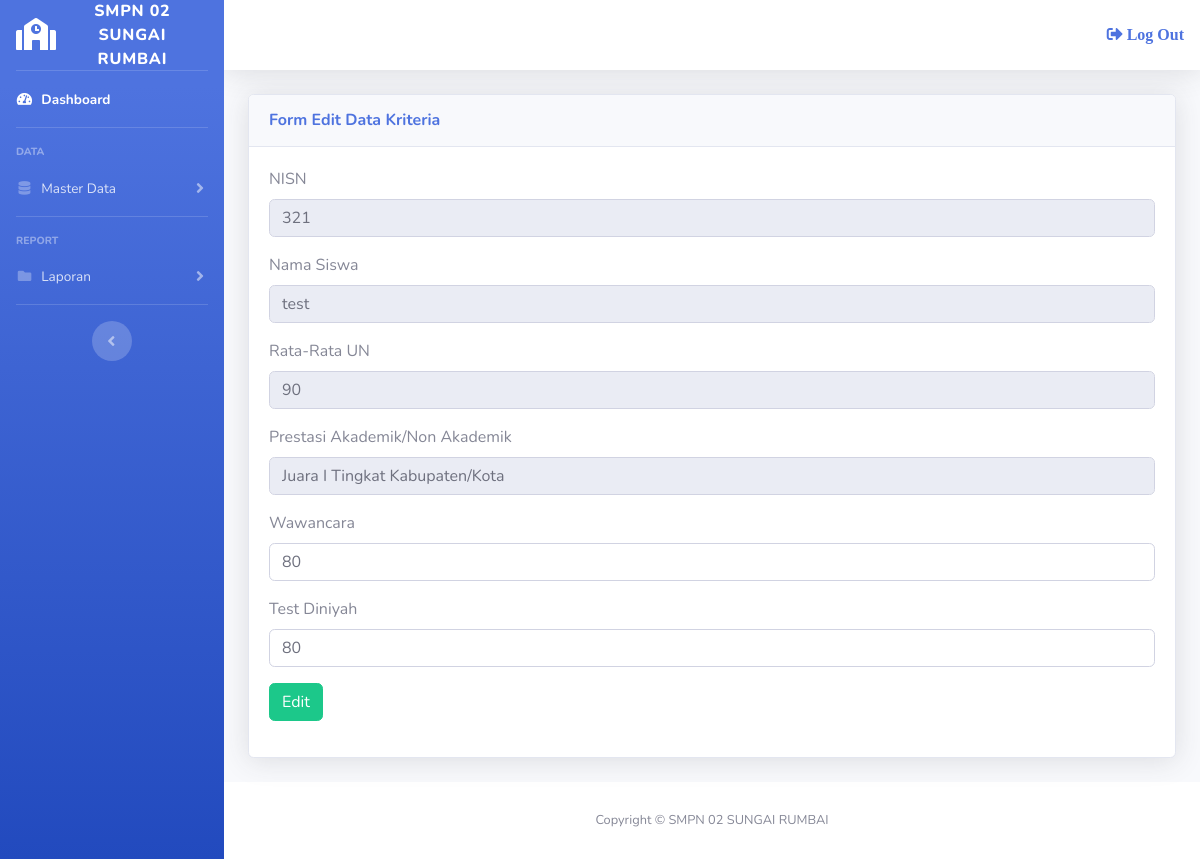
/admin/editalternatif.php?kd=A0001 (signed in), run on the app's committed database.
### tables this page shows
CREATE TABLE `tbl_alternatif` (
  `kd_alternatif` varchar(5) NOT NULL,
  `nisn` varchar(15) NOT NULL,
  `rata_un` float NOT NULL,
  `prestasi` varchar(50) NOT NULL,
  `wawancara` float NOT NULL,
  `test_diniyah` float NOT NULL
);

CREATE TABLE `tbl_siswa` (
  `nisn` varchar(15) NOT NULL,
  `nm_siswa` varchar(30) NOT NULL,
  `jenis_kelamin` varchar(15) NOT NULL,
  `tempat_lahir` varchar(20) NOT NULL,
  `tanggal_lahir` date NOT NULL,
  `nm_orangtua` varchar(30) NOT NULL,
  `sekolah_asal` varchar(30) NOT NULL,
  `no_telp` varchar(12) NOT NULL,
  `rata_un` float NOT NULL,
  `prestasi` varchar(50) NOT NULL
);

### admin/editalternatif.php (the view, shortened to what this page needs)
<?php
	include ("style/header.php");
	include ("style/sidebar.php");
	include ("../config/koneksi.php");
	$kd_alternatif = $_GET['kd'];
?>
<div class="container-fluid">
	<div class="card shadow mb-4">
		<div class="card-header py-3">
			<h6 class="m-0 font-weight-bold text-primary">Form Edit Data Kriteria</h6>
		</div>
		<div class="card-body">
			<?php
			$qq = mysqli_query($konek, "SELECT * FROM tbl_alternatif a LEFT JOIN tbl_siswa b ON a.nisn=b.nisn WHERE kd_alternatif = '$kd_alternatif'");
			$dd = mysqli_fetch_assoc($qq);
			?>
			<form action="" method="POST">
				<div class="form-group">
					<label>NISN</label>
					<input type="text" class="form-control" name="nisn" value="<?php echo $dd['nisn']; ?>" readonly>
				</div>
				<div class="form-group">
					<label>Nama Siswa</label>
					<input type="text" class="form-control" name="nm_siswa" value="<?php echo $dd['nm_siswa']; ?>" readonly="">
				</div>
				<div class="form-group">
					<label>Rata-Rata UN</label>
					<input type="text" class="form-control" name="rata_un" value="<?php echo $dd['rata_un']; ?>" readonly="">
				</div>
				<div class="form-group">
					<label>Prestasi Akademik/Non Akademik</label>
					<input type="text" class="form-control" name="prestasi" value="<?php echo $dd['prestasi']; ?>" readonly="">
				</div>
				<div class="form-group">
					<label>Wawancara</label>
					<input type="text" class="form-control" name="wawancara" value="<?php echo $dd['wawancara']; ?>">
				</div>
				<div class="form-group">
					<label>Test Diniyah</label>
					<input type="text" class="form-control" name="test_diniyah" value="<?php echo $dd['test_diniyah']; ?>">
				</div>
				<div class="form-group">
					<button type="submit" name="edit" class="btn btn-md btn-success">Edit</button>
				</div>
			</form>
		</div>
	</div>
</div>
<?php
	include ("style/footer.php");
?>

### data on the page
tbl_alternatif: nisn "321", nm_siswa "test", rata_un "90", prestasi "Juara I Tingkat Kabupaten/Kota", wawancara "80", test_diniyah "80"
